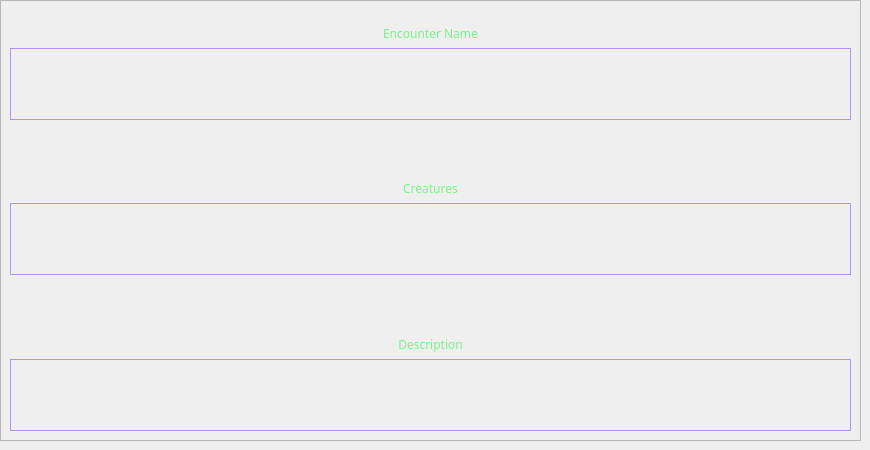
    <widget class="QWidget" name="page4Enc">
     <widget class="QWidget" name="gridLayoutWidget_6">
      <property name="geometry">
       <rect>
        <x>0</x>
        <y>0</y>
        <width>861</width>
        <height>441</height>
       </rect>
      </property>
      <layout class="QGridLayout" name="encGridContainer">
       <item row="0" column="0">
        <widget class="QFrame" name="encFrame">
         <property name="frameShape">
          <enum>QFrame::StyledPanel</enum>
         </property>
         <property name="frameShadow">
          <enum>QFrame::Raised</enum>
         </property>
         <widget class="QWidget" name="verticalLayoutWidget_5">
          <property name="geometry">
           <rect>
            <x>10</x>
            <y>-30</y>
            <width>841</width>
            <height>461</height>
           </rect>
          </property>
          <layout class="QVBoxLayout" name="verticalLayout">
           <item>
            <widget class="QLabel" name="encNameTxt">
             <property name="font">
              <font>
               <family>Bahnschrift Light</family>
              </font>
             </property>
             <property name="styleSheet">
              <string notr="true">.QLabel {color: rgba(119,244,136,255);}</string>
             </property>
             <property name="text">
              <string>Encounter Name</string>
             </property>
             <property name="alignment">
              <set>Qt::AlignBottom|Qt::AlignHCenter</set>
             </property>
             <property name="wordWrap">
              <bool>true</bool>
             </property>
             <property name="margin">
              <number>5</number>
             </property>
            </widget>
           </item>
           <item>
            <widget class="QLabel" name="encNameLabel">
             <property name="font">
              <font>
               <family>Bahnschrift Light</family>
              </font>
             </property>
             <property name="styleSheet">
              <string notr="true">.QLabel {border: 1px solid rgba(177,147,242,255); color: rgba(119,244,136,255)}</string>
             </property>
             <property name="text">
              <string/>
             </property>
             <property name="alignment">
              <set>Qt::AlignCenter</set>
             </property>
             <property name="wordWrap">
              <bool>true</bool>
             </property>
             <property name="margin">
              <number>5</number>
             </property>
            </widget>
           </item>
           <item>
            <widget class="QLabel" name="encCreaturesTxt">
             <property name="font">
              <font>
               <family>Bahnschrift Light</family>
              </font>
             </property>
             <property name="styleSheet">
              <string notr="true">.QLabel {color: rgba(119,244,136,255);}</string>
             </property>
             <property name="text">
              <string>Creatures</string>
             </property>
             <property name="alignment">
              <set>Qt::AlignBottom|Qt::AlignHCenter</set>
             </property>
             <property name="wordWrap">
              <bool>true</bool>
             </property>
             <property name="margin">
              <number>5</number>
             </property>
            </widget>
           </item>
           <item>
            <widget class="QLabel" name="encCreaturesLabel">
             <property name="font">
              <font>
               <family>Bahnschrift Light</family>
              </font>
             </property>
             <property name="styleSheet">
              <string notr="true">.QLabel {border: 1px solid rgba(177,147,242,255); color: rgba(119,244,136,255)}</string>
             </property>
             <property name="text">
              <string/>
             </property>
             <property name="alignment">
              <set>Qt::AlignCenter</set>
             </property>
             <property name="wordWrap">
              <bool>true</bool>
             </property>
             <property name="margin">
              <number>5</number>
             </property>
            </widget>
           </item>
           <item>
            <widget class="QLabel" name="encDesTxt">
             <property name="font">
              <font>
               <family>Bahnschrift Light</family>
              </font>
             </property>
             <property name="styleSheet">
              <string notr="true">.QLabel {color: rgba(119,244,136,255);}</string>
             </property>
             <property name="text">
              <string>Description</string>
             </property>
             <property name="alignment">
              <set>Qt::AlignBottom|Qt::AlignHCenter</set>
             </property>
             <property name="wordWrap">
              <bool>true</bool>
             </property>
             <property name="margin">
              <number>5</number>
             </property>
            </widget>
           </item>
           <item>
            <widget class="QLabel" name="encDesLabel">
             <property name="font">
              <font>
               <family>Bahnschrift Light</family>
              </font>
             </property>
             <property name="styleSheet">
              <string notr="true">.QLabel {border: 1px solid rgba(177,147,242,255); color: rgba(119,244,136,255)}</string>
             </property>
             <property name="text">
              <string/>
             </property>
             <property name="alignment">
              <set>Qt::AlignCenter</set>
             </property>
             <property name="wordWrap">
              <bool>true</bool>
             </property>
             <property name="margin">
              <number>5</number>
             </property>
            </widget>
           </item>
          </layout>
         </widget>
        </widget>
       </item>
      </layout>
     </widget>
    </widget>
